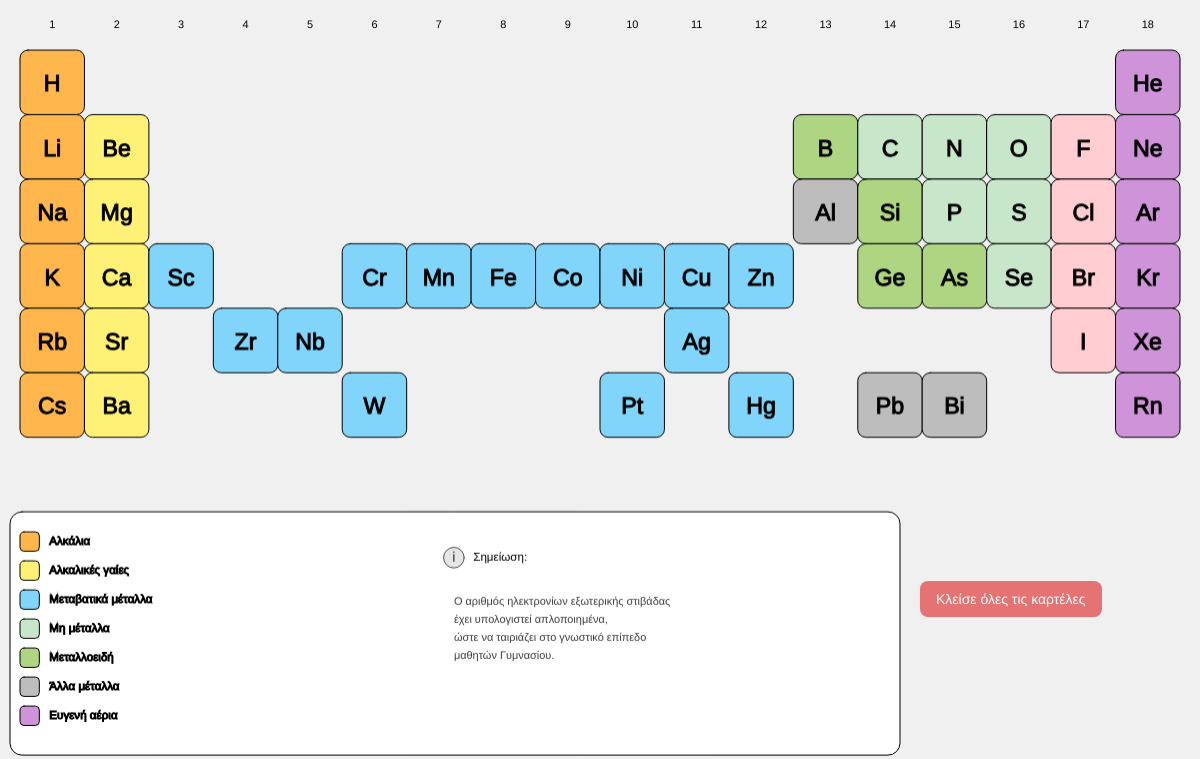
Frame 1 (no input)
Frame 60 (no input): identical to frame 1, image omitted
Frame 120 (the mouse pressed at the canvas centre since frame 60): identical to frame 1, image omitted

The p5.js sketch that drew this single still picture (run headless with seeded random() and noise() and a simulated clock; from frame 60 on, the mouse is pressed at the canvas centre):

// p5.js sketch
// ── sketch.js
// ======================
// GLOBALS
// ======================
let cell;
const cols = 18;
const rows = 7;
const marginTop = 50;
const marginSide = 20;

let cards = [];
let closeButton;

// ======================
// SETUP & RESIZE
// ======================
function setup() {
  resizeCanvasToWindow();
  loadCards();

  // ΚΟΥΜΠΙ ΚΛΕΙΣΙΜΑΤΟΣ ΚΑΡΤΕΛΩΝ (δίπλα από υπόμνημα)
  closeButton = createButton("Κλείσε όλες τις καρτέλες");
  styleCloseButton();
  positionCloseButton();
  closeButton.mousePressed(closeAllCards);
}

function windowResized() {
  resizeCanvasToWindow();
  loadCards();
  positionCloseButton();
}

function resizeCanvasToWindow() {
  cell = min((windowWidth - marginSide * 2) / cols, 80);

  const tableHeight = rows * cell + marginTop;
  const legendHeight = cell * 4;

  createCanvas(
    cols * cell + marginSide * 2,
    tableHeight + legendHeight
  );
}

// ======================
// DATA → CARDS
// ======================
function loadCards() {
  cards = [];
  for (let e of elements) {
    let x = marginSide + (e.c - 1) * cell;
    let y = marginTop + (e.r - 1) * cell;
    cards.push(new Card(x, y, e));
  }
}

// ======================
// DRAW LOOP
// ======================
function draw() {
  background(240);

  drawGroupNumbers();

  for (let c of cards) {
    c.display();
  }

  drawLegend();
}

// ======================
// GROUP NUMBERS
// ======================
function drawGroupNumbers() {
  fill(0);
  textAlign(CENTER, CENTER);
  textSize(cell * 0.17);

  for (let g = 1; g <= cols; g++) {
    let x = marginSide + (g - 0.5) * cell;
    let y = marginTop - 25;
    text(g, x, y);
  }
}

// ======================
// COLORS BY CATEGORY
// ======================
function getColor(cat) {
  switch (cat) {
    case "alkali": return color(255, 183, 77);
    case "alkaline": return color(255, 241, 118);
    case "transition": return color(129, 212, 250);
    case "nonmetal": return color(200, 230, 201);
    case "metalloid": return color(174, 213, 129);
    case "postmetal": return color(189);
    case "halogen": return color(255, 205, 210);
    case "noble": return color(206, 147, 216);
    default: return color(255);
  }
}

// ======================
// CARD CLASS
// ======================
class Card {
  constructor(x, y, d) {
    this.x = x;
    this.y = y;
    this.d = d;
    this.flip = false;
  }

  display() {
    stroke(0);
    fill(getColor(this.d.cat));
    rect(this.x, this.y, cell, cell, 8);

    fill(0);
    textAlign(CENTER, CENTER);

    if (!this.flip) {
      textSize(cell * 0.36);
      text(
        this.d.s,
        this.x + cell / 2,
        this.y + cell / 2 + cell * 0.04
      );
    } else {
      textSize(cell * 0.16);
      textLeading(cell * 0.22);
      text(
        this.d.n + "\n" +
        "Z = " + this.d.Z + "\n" +
        "A = " + this.d.A + "\n" +
        "e⁻ εξωτ. = " + this.d.v,
        this.x + cell / 2,
        this.y + cell / 2
      );
    }
  }

  check(mx, my) {
    if (
      mx > this.x && mx < this.x + cell &&
      my > this.y && my < this.y + cell
    ) {
      this.flip = !this.flip;
    }
  }
}

// ======================
// INTERACTION
// ======================
function mousePressed() {
  for (let c of cards) {
    c.check(mouseX, mouseY);
  }
}

function closeAllCards() {
  for (let c of cards) {
    c.flip = false;
  }
}

// ======================
// LEGEND + NOTE
// ======================
function drawLegend() {
  const legendX = marginSide;
  const legendY = rows * cell + marginTop + 30;

  const boxSize = cell * 0.3;
  const spacing = cell * 0.45;

  const legendItems = [
    { label: "Αλκάλια", color: getColor("alkali") },
    { label: "Αλκαλικές γαίες", color: getColor("alkaline") },
    { label: "Μεταβατικά μέταλλα", color: getColor("transition") },
    { label: "Μη μέταλλα", color: getColor("nonmetal") },
    { label: "Μεταλλοειδή", color: getColor("metalloid") },
    { label: "Άλλα μέταλλα", color: getColor("postmetal") },
    { label: "Ευγενή αέρια", color: getColor("noble") }
  ];

  const legendWidth = cell * 6.5;
  const noteWidth = cell * 7;
  const totalHeight = spacing * legendItems.length + 40;

  fill(255);
  stroke(0);
  rect(
    legendX - 10,
    legendY - 20,
    legendWidth + noteWidth + 20,
    totalHeight,
    12
  );

  textAlign(LEFT, CENTER);
  textSize(cell * 0.18);

  for (let i = 0; i < legendItems.length; i++) {
    fill(legendItems[i].color);
    rect(
      legendX,
      legendY + i * spacing,
      boxSize,
      boxSize,
      4
    );

    fill(0);
    text(
      legendItems[i].label,
      legendX + boxSize + 10,
      legendY + i * spacing + boxSize / 2
    );
  }

  // Σημείωση
  const noteX = legendX + legendWidth + 15;
  const noteY = legendY + cell * 0.4;

  fill(230);
  stroke(80);
  ellipse(noteX, noteY, cell * 0.32);

  fill(50);
  noStroke();
  textAlign(CENTER, CENTER);
  textSize(cell * 0.22);
  text("ℹ", noteX, noteY);

  textAlign(LEFT, CENTER);
  fill(0);
  textSize(cell * 0.18);
  text("Σημείωση:", noteX + cell * 0.3, noteY);

  textAlign(LEFT, TOP);
  fill(60);
  textSize(cell * 0.17);
  textLeading(cell * 0.28);
  text(
    "Ο αριθμός ηλεκτρονίων εξωτερικής στιβάδας\n" +
    "έχει υπολογιστεί απλοποιημένα,\n" +
    "ώστε να ταιριάζει στο γνωστικό επίπεδο\n" +
    "μαθητών Γυμνασίου.",
    noteX,
    noteY + cell * 0.6
  );
}

// ======================
// BUTTON STYLING & POSITION
// ======================
function styleCloseButton() {
  closeButton.style("font-size", "14px");
  closeButton.style("padding", "10px 16px");
  closeButton.style("background-color", "#e57373");
  closeButton.style("color", "white");
  closeButton.style("border", "none");
  closeButton.style("border-radius", "8px");
  closeButton.style("cursor", "pointer");
}

function positionCloseButton() {
  const legendTotalWidth = cell * (6.5 + 7);
  closeButton.position(
    marginSide + legendTotalWidth + 30,
    rows * cell + marginTop + 80
  );
}

// ── elements.js
const elements = [

  // ======================
  // ΟΜΑΔΑ 1 – ΑΛΚΑΛΙΑ
  // ======================
  { s:"H",  n:"Υδρογόνο", Z:1,  A:1,   v:1, r:1, c:1, cat:"alkali" },
  { s:"Li", n:"Λίθιο",    Z:3,  A:7,   v:1, r:2, c:1, cat:"alkali" },
  { s:"Na", n:"Νάτριο",   Z:11, A:23,  v:1, r:3, c:1, cat:"alkali" },
  { s:"K",  n:"Κάλιο",    Z:19, A:39,  v:1, r:4, c:1, cat:"alkali" },
  { s:"Rb", n:"Ρουβίδιο", Z:37, A:85,  v:1, r:5, c:1, cat:"alkali" },
  { s:"Cs", n:"Καίσιο",   Z:55, A:133, v:1, r:6, c:1, cat:"alkali" },

  // ======================
  // ΟΜΑΔΑ 2 – ΑΛΚΑΛΙΚΕΣ ΓΑΙΕΣ
  // ======================
  { s:"Be", n:"Βηρύλλιο", Z:4,  A:9,   v:2, r:2, c:2, cat:"alkaline" },
  { s:"Mg", n:"Μαγνήσιο", Z:12, A:24,  v:2, r:3, c:2, cat:"alkaline" },
  { s:"Ca", n:"Ασβέστιο", Z:20, A:40,  v:2, r:4, c:2, cat:"alkaline" },
  { s:"Sr", n:"Στρόντιο", Z:38, A:88,  v:2, r:5, c:2, cat:"alkaline" },
  { s:"Ba", n:"Βάριο",    Z:56, A:137, v:2, r:6, c:2, cat:"alkaline" },

  // ======================
  // ΜΕΤΑΒΑΤΙΚΑ ΜΕΤΑΛΛΑ
  // ======================
  { s:"Sc", n:"Σκάνδιο",   Z:21, A:45,  v:2, r:4, c:3,  cat:"transition" },

  { s:"Cr", n:"Χρώμιο",    Z:24, A:52,  v:2, r:4, c:6,  cat:"transition" },
  { s:"Mn", n:"Μαγγάνιο",  Z:25, A:55,  v:2, r:4, c:7,  cat:"transition" },
  { s:"Fe", n:"Σίδηρος",   Z:26, A:56,  v:2, r:4, c:8,  cat:"transition" },
  { s:"Co", n:"Κοβάλτιο",  Z:27, A:59,  v:2, r:4, c:9,  cat:"transition" },
  { s:"Ni", n:"Νικέλιο",   Z:28, A:58,  v:2, r:4, c:10, cat:"transition" },
  { s:"Cu", n:"Χαλκός",    Z:29, A:64,  v:1, r:4, c:11, cat:"transition" },
  { s:"Zn", n:"Ψευδάργυρος",Z:30,A:65, v:2, r:4, c:12, cat:"transition" },

  { s:"Zr", n:"Ζιρκόνιο",  Z:40, A:91,  v:2, r:5, c:4,  cat:"transition" },
  { s:"Nb", n:"Νιόβιο",    Z:41, A:93,  v:2, r:5, c:5,  cat:"transition" },

  { s:"Ag", n:"Άργυρος",   Z:47, A:108, v:1, r:5, c:11, cat:"transition" },

  { s:"W",  n:"Βολφράμιο", Z:74, A:184, v:2, r:6, c:6,  cat:"transition" },
  { s:"Hg", n:"Υδράργυρος",Z:80, A:201, v:2, r:6, c:12, cat:"transition" },
  { s:"Pt", n:"Λευκόχρυσος", Z:78, A:195, v:2, r:6, c:10, cat:"transition" },

  // ======================
  // ΟΜΑΔΑ 13–16 (p-block)
  // ======================
  { s:"B",  n:"Βόριο",     Z:5,  A:11,  v:3, r:2, c:13, cat:"metalloid" },
  { s:"Al", n:"Αργίλιο",   Z:13, A:27,  v:3, r:3, c:13, cat:"postmetal" },

  { s:"C",  n:"Άνθρακας",  Z:6,  A:12,  v:4, r:2, c:14, cat:"nonmetal" },
  { s:"Si", n:"Πυρίτιο",   Z:14, A:28,  v:4, r:3, c:14, cat:"metalloid" },
  { s:"Ge", n:"Γερμάνιο",  Z:32, A:73,  v:4, r:4, c:14, cat:"metalloid" },
  { s:"Pb", n:"Μόλυβδος",  Z:82, A:207, v:4, r:6, c:14, cat:"postmetal" },

  { s:"N",  n:"Άζωτο",     Z:7,  A:14,  v:5, r:2, c:15, cat:"nonmetal" },
  { s:"P",  n:"Φώσφορος",  Z:15, A:31,  v:5, r:3, c:15, cat:"nonmetal" },
  { s:"As", n:"Αρσενικό",  Z:33, A:75,  v:5, r:4, c:15, cat:"metalloid" },
  { s:"Bi", n:"Βισμούθιο", Z:83, A:209, v:5, r:6, c:15, cat:"postmetal" },

  { s:"O",  n:"Οξυγόνο",   Z:8,  A:16,  v:6, r:2, c:16, cat:"nonmetal" },
  { s:"S",  n:"Θείο",      Z:16, A:32,  v:6, r:3, c:16, cat:"nonmetal" },
  { s:"Se", n:"Σελήνιο",   Z:34, A:79,  v:6, r:4, c:16, cat:"nonmetal" },

  // ======================
  // ΟΜΑΔΑ 17 – ΑΛΟΓΟΝΑ
  // ======================
  { s:"F",  n:"Φθόριο",    Z:9,  A:19,  v:7, r:2, c:17, cat:"halogen" },
  { s:"Cl", n:"Χλώριο",    Z:17, A:35,  v:7, r:3, c:17, cat:"halogen" },
  { s:"Br", n:"Βρώμιο",    Z:35, A:80,  v:7, r:4, c:17, cat:"halogen" },
  { s:"I",  n:"Ιώδιο",     Z:53, A:127, v:7, r:5, c:17, cat:"halogen" },

  // ======================
  // ΟΜΑΔΑ 18 – ΕΥΓΕΝΗ ΑΕΡΙΑ
  // ======================
  { s:"He", n:"Ήλιο",      Z:2,  A:4,   v:2, r:1, c:18, cat:"noble" },
  { s:"Ne", n:"Νέον",      Z:10, A:20,  v:8, r:2, c:18, cat:"noble" },
  { s:"Ar", n:"Αργό",      Z:18, A:40,  v:8, r:3, c:18, cat:"noble" },
  { s:"Kr", n:"Κρυπτό",    Z:36, A:84,  v:8, r:4, c:18, cat:"noble" },
  { s:"Xe", n:"Ξένο",      Z:54, A:131, v:8, r:5, c:18, cat:"noble" },
  { s:"Rn", n:"Ραδόνιο",   Z:86, A:222, v:8, r:6, c:18, cat:"noble" }

];
